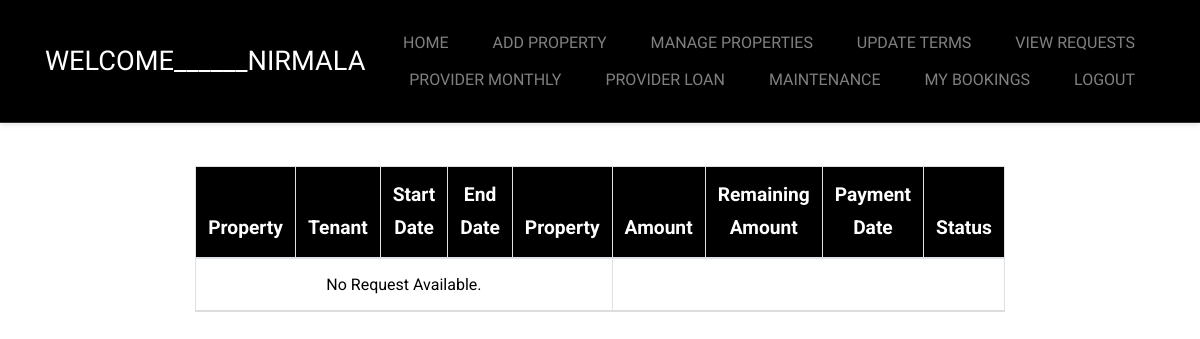
Before: /provider_history/ (signed in) with the older database file.
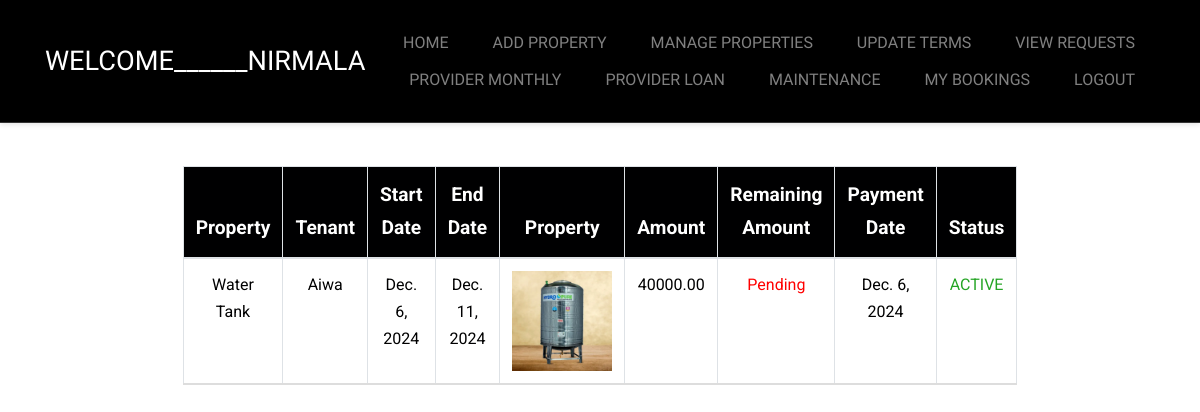
After: the same page with the newer database file.
### blockchain/models.py (models this page shows, shortened)
class Payment(models.Model):
    agreement = models.ForeignKey(RentalAgreement, on_delete=models.CASCADE)
    amount = models.DecimalField(max_digits=10, decimal_places=2)
    due_date = models.DateField()
    payment_date = models.DateField(null=True, blank=True)
    status = models.CharField(max_length=20, choices=[('pending', 'Pending'), ('paid', 'Paid')])

class RentalAgreement(models.Model):
    tenant = models.ForeignKey(User, on_delete=models.CASCADE, limit_choices_to={'role': 'tenant'})
    property = models.ForeignKey(Property, on_delete=models.CASCADE)
    start_date = models.DateField()
    end_date = models.DateField()
    deposit_amount = models.DecimalField(max_digits=10, decimal_places=2)
    terms = models.TextField()
    is_active = models.BooleanField(default=True)

class Property(models.Model):
    provider = models.ForeignKey(User, on_delete=models.CASCADE, limit_choices_to={'role': 'provider'})
    title = models.CharField(max_length=100)
    description = models.TextField()
    address = models.TextField()
    rent_amount = models.DecimalField(max_digits=10, decimal_places=2)
    is_approved = models.BooleanField(default=False)
    image = models.ImageField(upload_to='property_image/')

class User(AbstractUser):
    USER_ROLES = [
        ('tenant', 'Tenant'),
        ('provider', 'Provider')
    ]
    role = models.CharField(max_length=10, choices=USER_ROLES)
    verification_status = models.BooleanField(default=False)  # For Admin to verify accounts
    contact_number = models.CharField(max_length=15, null=True, blank=True)
    address = models.TextField(null=True, blank=True)
    document = models.ImageField(upload_to='documents/')

### blockchain/views.py (the view)
# urls.py: path('provider_history/', views.provider_history, name='provider_history'),
def provider_history(request):
    histories = Payment.objects.filter(agreement__property__provider=request.user)
    return render(request, 'provider_history.html', {'histories': histories})

### templates/provider_history.html (shortened to what the changed rows need)
<!DOCTYPE html>
<html lang="en">
  <head>
    <link rel="stylesheet" href="../static/fonts/icomoon/style.css">
    <link rel="stylesheet" href="../static/css/bootstrap.min.css">
    <link rel="stylesheet" href="../static/css/jquery-ui.css">
    <link rel="stylesheet" href="../static/css/owl.carousel.min.css">
    <link rel="stylesheet" href="../static/css/owl.theme.default.min.css">
    <link rel="stylesheet" href="../static/css/owl.theme.default.min.css">
    <link rel="stylesheet" href="../static/css/jquery.fancybox.min.css">
    <link rel="stylesheet" href="../static/css/bootstrap-datepicker.css">
    <link rel="stylesheet" href="../static/fonts/flaticon/font/flaticon.css">
    <link rel="stylesheet" href="../static/css/aos.css">
    <link rel="stylesheet" href="../static/css/style.css">
  </head>
  <body data-spy="scroll" data-target=".site-navbar-target" data-offset="300">
  <div class="site-wrap">
    <header class="site-navbar py-4 js-sticky-header site-navbar-target" role="banner">
      <div class="container">
        <div class="row align-items-center">
          <div class="col-6 col-xl-2">
            <h1 class="mb-0 site-logo m-0 p-0"><a href="/" class="mb-0">Welcome______{{ request.user.username }}</a></h1>
          </div>
        </div>
      </div>
    </header>
    <div class="container">
      <div class="row align-items-center justify-content-center">
        <div class="col-md-8 mt-lg-5 text-center">
          <h2 class="text-white">My Requests</h2>
          <div class="table-container">
            <table class="table table-bordered table-bordered">
                <thead>
                  <tr>
                    <th>Property</th>
                    <th>Tenant</th>
                    <th>Start Date</th>
                    <th>End Date</th>
                    <th>Property</th>
                    <th>Amount</th>
                    <th>Remaining Amount</th>
                    <th>Payment Date</th>
                    <th>Status</th>
                  </tr>
                </thead>
                <tbody>
                  {% for history in histories %}
                  <tr>
                    <td>{{ history.agreement.property.title }}</td>
                    <td>{{ history.agreement.tenant.username }}</td>
                    <td>{{ history.agreement.start_date }}</td>
                    <td>{{ history.agreement.end_date }}</td>
                    <td>
                      <img src="{{ history.agreement.property.image.url }}" alt="{{ property.provider.username }}" style="max-width: 100px; cursor: pointer;">
                    </td>
                    <td> {{ history.amount }} </td>
                    <td>
                      {% if history.status == 'Paid' %}
                        <span style="color: rgb(37, 165, 37);">Paid</span>
                      {% else %}
                        <span style="color: red;">Pending</span>
                      {% endif %}
                     </td>
                    <td> {{ history.payment_date }} </td>
                    <td>
                        {% if history.agreement.is_active %}
                            <span style="color: rgb(37, 165, 37);">ACTIVE</span>
                        {% else %}
                            <span style="color: red;">INACTIVE</span>
                        {% endif %}
                    </td>
                  </tr>
                  {% empty %}
                  <tr>
                    <td colspan="5">No Request Available.</td>
                  </tr>
                  {% endfor %}
                </tbody>
              </table>
          </div>
        </div>
      </div>
    </div>
  </body>
</html>

Changed rows visible on the page:
added Payment: agreement.property "Water Tank", agreement.tenant.username "Aiwa", agreement.start_date "Dec. 6, 2024", agreement.end_date "Dec. 11, 2024", agreement.property.image (picture), amount "40000.00", status "Pending", payment_date "Dec. 6, 2024", shows "ACTIVE"
Other visible differences:
text no longer shown: "No Request Available."
